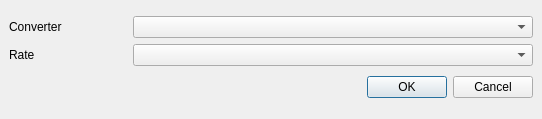
<?xml version="1.0" encoding="UTF-8"?>
<ui version="4.0">
 <class>ZRateDialog</class>
 <widget class="QDialog" name="ZRateDialog">
  <property name="geometry">
   <rect>
    <x>0</x>
    <y>0</y>
    <width>542</width>
    <height>119</height>
   </rect>
  </property>
  <property name="contextMenuPolicy">
   <enum>Qt::NoContextMenu</enum>
  </property>
  <property name="windowTitle">
   <string>HW device properties</string>
  </property>
  <property name="windowIcon">
   <iconset>
    <normaloff>.</normaloff>.</iconset>
  </property>
  <property name="modal">
   <bool>true</bool>
  </property>
  <layout class="QGridLayout">
   <property name="leftMargin">
    <number>9</number>
   </property>
   <property name="topMargin">
    <number>9</number>
   </property>
   <property name="rightMargin">
    <number>9</number>
   </property>
   <property name="bottomMargin">
    <number>9</number>
   </property>
   <property name="spacing">
    <number>6</number>
   </property>
   <item row="0" column="0">
    <layout class="QVBoxLayout">
     <property name="spacing">
      <number>6</number>
     </property>
     <property name="leftMargin">
      <number>0</number>
     </property>
     <property name="topMargin">
      <number>0</number>
     </property>
     <property name="rightMargin">
      <number>0</number>
     </property>
     <property name="bottomMargin">
      <number>0</number>
     </property>
     <item>
      <layout class="QHBoxLayout">
       <property name="spacing">
        <number>6</number>
       </property>
       <property name="leftMargin">
        <number>0</number>
       </property>
       <property name="topMargin">
        <number>0</number>
       </property>
       <property name="rightMargin">
        <number>0</number>
       </property>
       <property name="bottomMargin">
        <number>0</number>
       </property>
       <item>
        <widget class="QLabel" name="label_5">
         <property name="text">
          <string>Converter</string>
         </property>
         <property name="buddy">
          <cstring>alConverter</cstring>
         </property>
        </widget>
       </item>
       <item>
        <widget class="QComboBox" name="alConverter">
         <property name="minimumSize">
          <size>
           <width>400</width>
           <height>0</height>
          </size>
         </property>
        </widget>
       </item>
      </layout>
     </item>
     <item>
      <layout class="QHBoxLayout">
       <property name="spacing">
        <number>6</number>
       </property>
       <property name="leftMargin">
        <number>0</number>
       </property>
       <property name="topMargin">
        <number>0</number>
       </property>
       <property name="rightMargin">
        <number>0</number>
       </property>
       <property name="bottomMargin">
        <number>0</number>
       </property>
       <item>
        <widget class="QLabel" name="label_6">
         <property name="text">
          <string>Rate</string>
         </property>
         <property name="buddy">
          <cstring>alRate</cstring>
         </property>
        </widget>
       </item>
       <item>
        <widget class="QComboBox" name="alRate">
         <property name="minimumSize">
          <size>
           <width>400</width>
           <height>0</height>
          </size>
         </property>
        </widget>
       </item>
      </layout>
     </item>
     <item>
      <layout class="QHBoxLayout">
       <property name="spacing">
        <number>6</number>
       </property>
       <property name="leftMargin">
        <number>0</number>
       </property>
       <property name="topMargin">
        <number>0</number>
       </property>
       <property name="rightMargin">
        <number>0</number>
       </property>
       <property name="bottomMargin">
        <number>0</number>
       </property>
       <item>
        <spacer>
         <property name="orientation">
          <enum>Qt::Horizontal</enum>
         </property>
         <property name="sizeHint" stdset="0">
          <size>
           <width>131</width>
           <height>31</height>
          </size>
         </property>
        </spacer>
       </item>
       <item>
        <widget class="QPushButton" name="okButton">
         <property name="text">
          <string>OK</string>
         </property>
        </widget>
       </item>
       <item>
        <widget class="QPushButton" name="cancelButton">
         <property name="text">
          <string>Cancel</string>
         </property>
        </widget>
       </item>
      </layout>
     </item>
    </layout>
   </item>
  </layout>
 </widget>
 <layoutdefault spacing="6" margin="9"/>
 <tabstops>
  <tabstop>alConverter</tabstop>
  <tabstop>alRate</tabstop>
  <tabstop>okButton</tabstop>
  <tabstop>cancelButton</tabstop>
 </tabstops>
 <resources/>
 <connections>
  <connection>
   <sender>okButton</sender>
   <signal>clicked()</signal>
   <receiver>ZRateDialog</receiver>
   <slot>accept()</slot>
   <hints>
    <hint type="sourcelabel">
     <x>437</x>
     <y>107</y>
    </hint>
    <hint type="destinationlabel">
     <x>96</x>
     <y>118</y>
    </hint>
   </hints>
  </connection>
  <connection>
   <sender>cancelButton</sender>
   <signal>clicked()</signal>
   <receiver>ZRateDialog</receiver>
   <slot>reject()</slot>
   <hints>
    <hint type="sourcelabel">
     <x>530</x>
     <y>107</y>
    </hint>
    <hint type="destinationlabel">
     <x>179</x>
     <y>118</y>
    </hint>
   </hints>
  </connection>
 </connections>
</ui>
